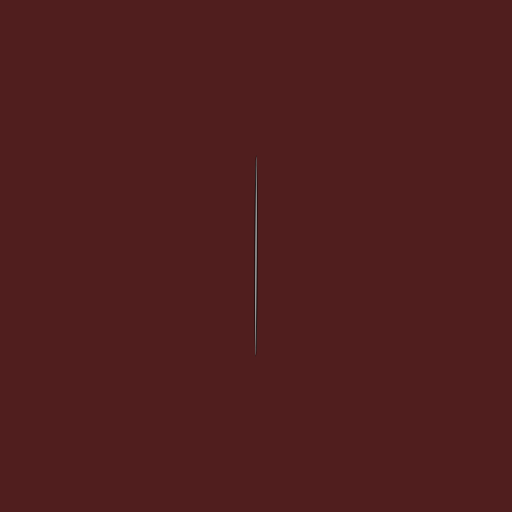
Frame 1 (no input)
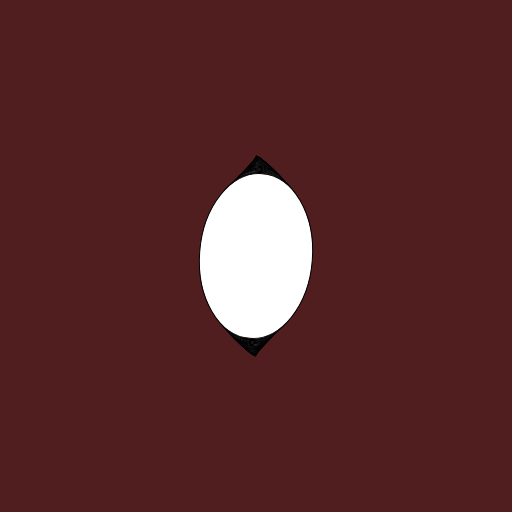
Frame 60 (no input)
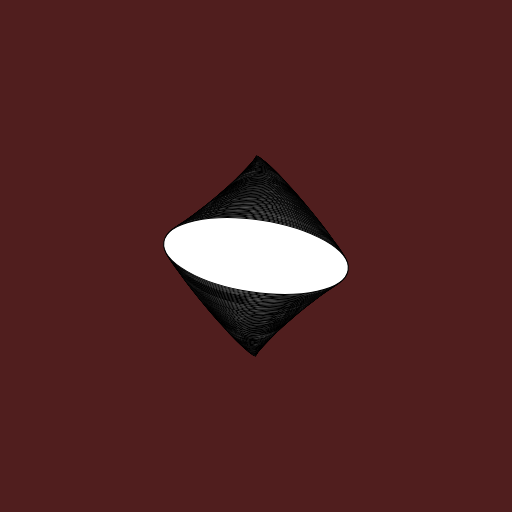
Frame 120 (the mouse pressed at the canvas centre since frame 60)

The p5.js sketch that drew these frames (run headless with seeded random() and noise() and a simulated clock; from frame 60 on, the mouse is pressed at the canvas centre):

// p5.js sketch
// ── sketch.js
const canvas_w = 512;
const canvas_h = 512;

const r = 400;
const a = 0;

let e;

function setup() {
  createCanvas(canvas_w, canvas_h);
  background(80, 30, 30);

  e = new PulseEllipse(width / 2, height / 2, 200);
}


function draw() {
  e.update();
  e.draw();
}


class PulseEllipse {
  constructor(x, y, r) {
    this.p = createVector(x, y);
    this.r = r;
    this.a = 0;
    this.da = TWO_PI * 0.0002;
    this.update();
  }

  update() {
    this.xr = sin(frameCount / 100) * this.r;
    this.yr = cos(frameCount / 100) * this.r;
    this.a += TWO_PI * 0.0002;
  }

  draw() {
    push();
    translate(this.p.x, this.p.y);
    rotate(this.a);
    ellipse(0, 0, this.xr, this.yr);
    pop();
  }
}
